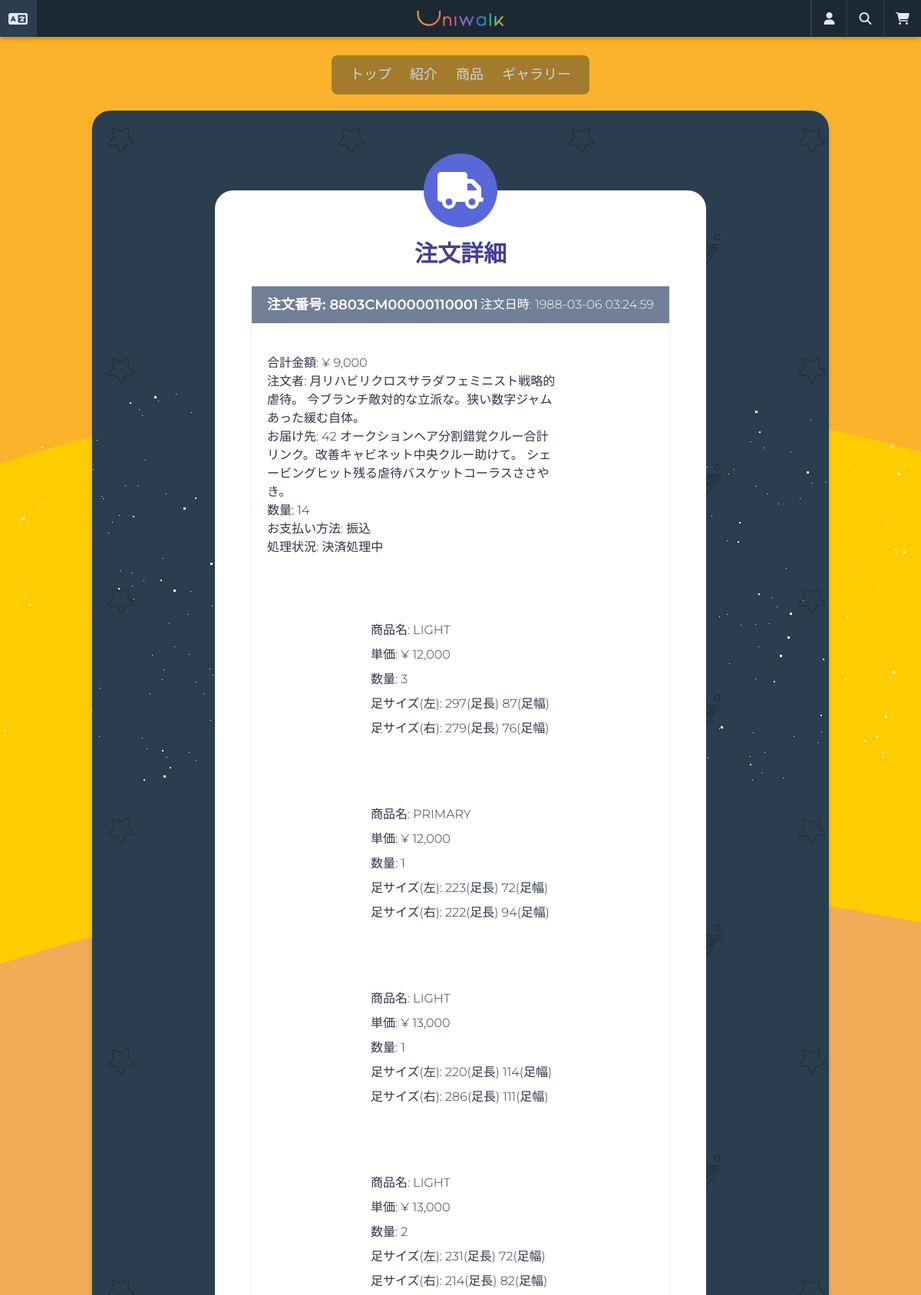
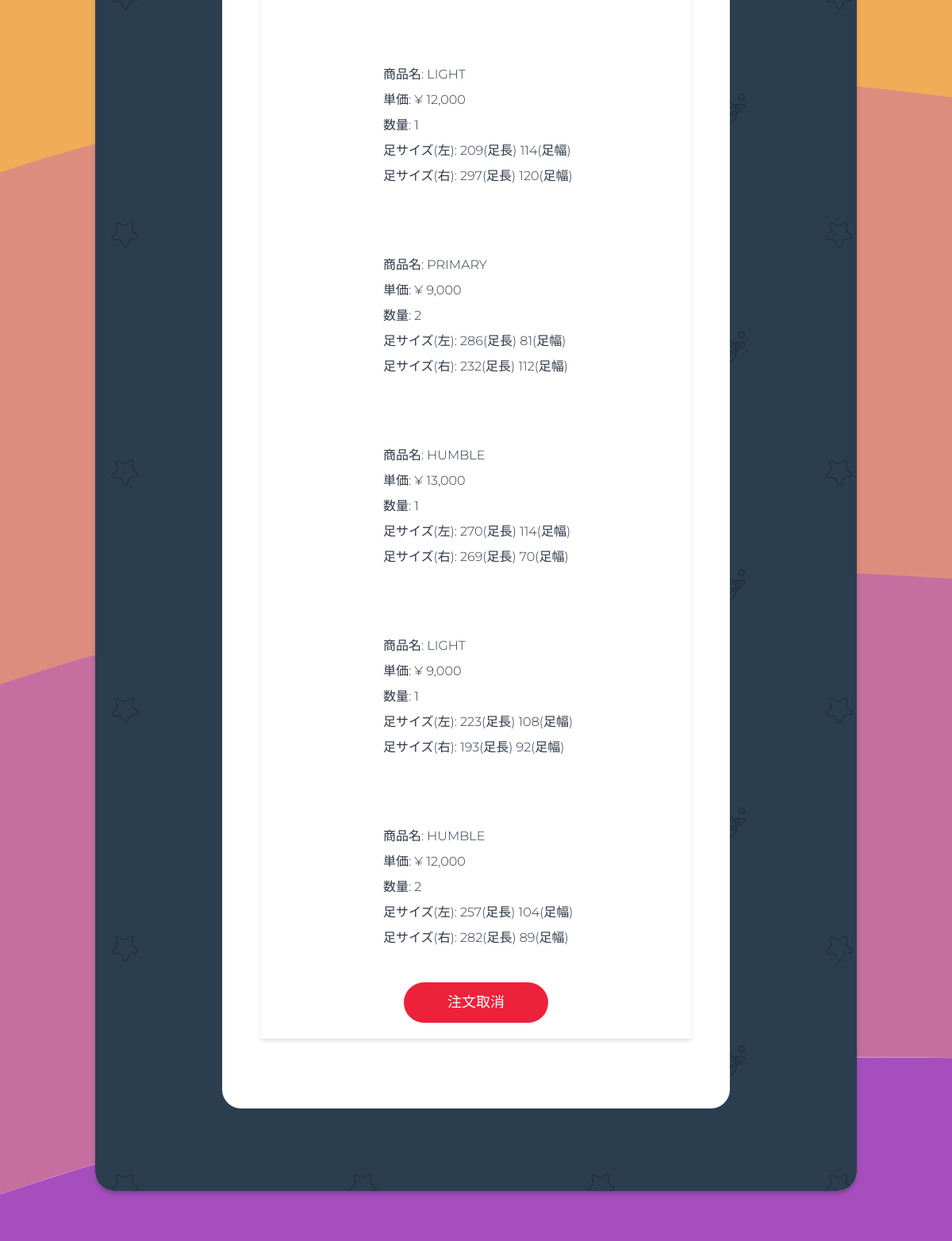
/orders/detail/8803CM00000110001/ (upper part), run on the app's committed database (2 pictures, top to bottom).
### orders/models.py (models this page shows, shortened)
class Order(models.Model):
    PAYMENT_CARD = "P1"
    PAYMENT_TRANSFER = "P2"
    PAYMENT_CHOICES = ((PAYMENT_CARD, _("クレジットカード")), (PAYMENT_TRANSFER, _("振込")))
    user = models.ForeignKey(
        "users.User",
        related_name="order",
        verbose_name=_("ユーザー"),
        on_delete=models.SET_NULL,
        blank=True,
        null=True,
    )
    guest = models.ForeignKey(
        "users.Guest",
        related_name="order",
        verbose_name=_("ゲスト"),
        on_delete=models.SET_NULL,
        blank=True,
        null=True,
    )
    last_name_recipient = models.CharField(_("姓(ご請求書先)"), max_length=30)
    first_name_recipient = models.CharField(_("名(ご請求書先)"), max_length=30)
    last_name_recipient_kana = models.CharField(
        _("姓(ご請求書先,カナ)"),
        max_length=30,
        validators=[
            RegexValidator(
                regex="[ア-ンー]", message=_("全角カタカナで入力してください。"), code="invalid",
            ),
        ],
    )
    first_name_recipient_kana = models.CharField(
        _("名(ご請求書先,カナ)"),
        max_length=30,
        validators=[
            RegexValidator(
                regex="[ア-ンー]", message=_("全角カタカナで入力してください。"), code="invalid",
            ),
        ],
    )
    phone_number_recipient = PhoneNumberField(_("電話番号(ご請求書先)"), max_length=15)
    postal_code_recipient = models.CharField(_("郵便番号(ご請求書先)"), max_length=7)
    prefecture_recipient = JPPrefectureField(_("都道府県(ご請求書先)"), max_length=2)
    address_city_recipient = models.CharField(_("市区町村(ご請求書先)"), max_length=40)
    address_detail_recipient = models.CharField(_("建物名・部屋番号(ご請求書先)"), max_length=40)
    last_name_orderer = models.CharField(_("姓(お届け先)"), max_length=30)
    first_name_orderer = models.CharField(
        _("名(お届け先)"), max_length=30, null=True, blank=True
    )
    last_name_orderer_kana = models.CharField(
        _("姓(カナ, お届け先)"),
        max_length=30,
        null=True,
        blank=True,
        validators=[
            RegexValidator(
                regex="[ア-ンー]", message=_("全角カタカナで入力してください。"), code="invalid",
            ),
        ],
    )
    first_name_orderer_kana = models.CharField(
        _("名(カナ, お届け先)"),
        max_length=30,
        null=True,
        blank=True,
        validators=[
            RegexValidator(
                regex="[ア-ンー]", message=_("全角カタカナで入力してください。"), code="invalid",
            ),
        ],
    )
    phone_number_orderer = PhoneNumberField(
        _("電話番号(お届け先)"), max_length=15, null=True, blank=True
    )
    postal_code_orderer = models.CharField(
        _("郵便番号(お届け先)"), max_length=7, null=True, blank=True
    )
    prefecture_orderer = JPPrefectureField(
        _("都道府県(お届け先)"), max_length=2, null=True, blank=True
    )
    address_city_orderer = models.CharField(
        _("市区町村(お届け先)"), max_length=40, null=True, blank=True
    )
    address_detail_orderer = models.CharField(
        _("建物名・部屋番号(お届け先)"), max_length=40, null=True, blank=True
    )
    order_date = models.DateTimeField(_("注文日時"), auto_now_add=True)
    payment = models.CharField(_("支払方法"), max_length=2, choices=PAYMENT_CHOICES)
    stripe_charge_id = models.CharField(max_length=50, blank=True, null=True)
    step = models.ForeignKey(
        "Step",
        related_name="order",
        verbose_name=_("対応状況"),
        on_delete=models.SET_NULL,
        blank=True,
        null=True,
    )
    amount = models.DecimalField(_("支払総額"), decimal_places=0, max_digits=10)
    order_number = models.CharField(
        max_length=40, default=create_order_number, blank=True, null=True
    )
    order_code = models.CharField(_("注文番号"), max_length=40, blank=True, null=True)
    class Meta:
        ordering = ("-order_date",)
        verbose_name = _("注文")
        verbose_name_plural = _("注文")
    def count_items_all(self):
        count = 0
        for order_item in self.order_items.all():
            count += order_item.quantity
        return count

class OrderItem(models.Model):
    order = models.ForeignKey(
        "Order",
        verbose_name=_("注文アイテム"),
        related_name="order_items",
        on_delete=models.CASCADE,
    )
    product = models.ForeignKey(
        "products.Product",
        verbose_name=_("商品"),
        related_name="order_items",
        on_delete=models.SET_NULL,
        null=True,
        blank=True,
    )
    quantity = models.IntegerField(_("数量"))
    price = models.DecimalField(_("単価"), decimal_places=0, max_digits=6)
    front = models.ImageField(_("正面"), upload_to="orders")
    side = models.ImageField(_("側面"), upload_to="orders")
    up = models.ImageField(_("上面"), upload_to="orders")
    down = models.ImageField(_("下面"), upload_to="orders")
    outsole_color_left = models.CharField("アウトソール色(左)", max_length=7)
    outsole_material_left = models.CharField("アウトソール素材(左)", max_length=20)
    midsole_color_left = models.CharField("ミッドソール色(左)", max_length=7)
    midsole_material_left = models.CharField("ミッドソール素材(左)", max_length=20)
    uppersole_color_left = models.CharField("アッパーソール色(左)", max_length=7)
    uppersole_material_left = models.CharField("アッパーソール素材(左)", max_length=20)
    shoelace_color_left = models.CharField("シューレース色(左)", max_length=7)
    shoelace_material_left = models.CharField("シューレース素材(左)", max_length=20)
    tongue_color_left = models.CharField("タン色(左)", max_length=7)
    tongue_material_left = models.CharField("タン素材(左)", max_length=20)
    outsole_color_right = models.CharField("アウトソール色(右)", max_length=7)
    outsole_material_right = models.CharField("アウトソール素材(右)", max_length=20)
    midsole_color_right = models.CharField("ミッドソール色(右)", max_length=7)
    midsole_material_right = models.CharField("ミッドソール素材(右)", max_length=20)
    uppersole_color_right = models.CharField("アッパーソール色(右)", max_length=7)
    uppersole_material_right = models.CharField("アッパーソール素材(右)", max_length=20)
    shoelace_color_right = models.CharField("シューレース色(右)", max_length=7)
    shoelace_material_right = models.CharField("シューレース素材(右)", max_length=20)
    tongue_color_right = models.CharField("タン色(右)", max_length=7)
    tongue_material_right = models.CharField("タン素材(右)", max_length=20)
    customize_code = models.CharField(_("カスタマイズデザインコード"), max_length=11)
    length_left = models.DecimalField(_("足長(左)"), max_digits=3, decimal_places=0)
    length_right = models.DecimalField(_("足長(右)"), max_digits=3, decimal_places=0)
    width_left = models.DecimalField(_("足幅(左)"), max_digits=3, decimal_places=0)
    width_right = models.DecimalField(_("足幅(右)"), max_digits=3, decimal_places=0)

class Step(models.Model):
    step_code = models.CharField(_("対応コード"), max_length=3)
    step_name = models.CharField(_("対応名"), max_length=20)
    def __str__(self):
        return self.step_name
    class Meta:
        ordering = ("step_code",)
        verbose_name = _("対応")
        verbose_name_plural = _("対応")

### products/models.py (models this page shows, shortened)
class Product(core_models.TimeStampedModel):
    name = models.CharField(_("商品名"), max_length=50)
    category = models.ForeignKey(
        "Category",
        verbose_name=_("商品カテゴリー"),
        related_name="product",
        on_delete=models.CASCADE,
    )
    price = models.DecimalField(_("価格"), decimal_places=0, max_digits=6)
    description = models.TextField(_("詳細説明"))
    is_active = models.BooleanField(_("販売中"), null=False, default=True)
    product_number = models.CharField(
        _("番号"), max_length=40, default=create_product_code, blank=True, null=True
    )
    product_code = models.CharField(_("商品番号"), max_length=40, blank=True, null=True)
    def __str__(self):
        return self.name
    def total_rating(self):
        all_reviews = self.reviews.all()
        all_ratings = 0
        if len(all_reviews) > 0:
            for review in all_reviews:
                all_ratings += review.rate
            return round(all_ratings / len(all_reviews), 2)
        return 0
    total_rating.short_description = _("評点")
    class Meta:
        ordering = ("-created",)
        verbose_name = _("商品")
        verbose_name_plural = _("商品")

### orders/views.py (the view, shortened to what this page needs)
# urls.py: path("detail/<str:order_code>/", views.OrderDetailView.as_view(), name="detail"),
class OrderDetailView(DetailView):
    template_name = "orders/search-order-detail.html"
    context_object_name = "order"
    slug_field = "order_code"
    slug_url_kwarg = "order_code"
    def get_queryset(self):
        order_code = self.kwargs.get("order_code")
        try:
            return models.Order.objects.filter(order_code=order_code)
        except models.Order.DoesNotExist:
            return None

### carts/context_processors.py (called while the page is built)
def counter(request):
    item_count = 0
    if "admin" in request.META["PATH_INFO"]:
        return {}
    else:
        try:
            cart = Cart.objects.get(session_key=_session_key(request))
            cart_items = CartItem.objects.all().filter(cart=cart, active=True)
            for cart_item in cart_items:
                item_count += cart_item.quantity
        except Cart.DoesNotExist:
            item_count = 0
    return dict(item_count=item_count)

### carts/views.py (called while the page is built)
def _session_key(request):
    cart = request.session.session_key
    if not cart:
        cart = request.session.create()
    return cart

### templates/orders/search-order-detail.html (shortened to what this page needs)
{% extends "base.html" %}
{% load i18n humanize static %}
{% block content %}
<div class="flex flex-col items-center min-h-75vh rounded-xl py-16"
    style="background-image: url({% static 'images/pattern.svg' %}); background-repeat: repeat;">
    <div class="container bg-white w-2/3 rounded-xl h-full mx-auto my-10 flex flex-col items-center p-12 relative">
        <div class="flex items-center justify-center bg-indigo-600 w-24 h-24 rounded-full absolute" style="top: -3rem;">
            <i class="fas fa-truck fa-3x text-white wow fadeIn"></i>
        </div>
        <h2 class="text-indigo-800 mt-3 mb-5 text-3xl font-semibold">
            {% trans '注文詳細' %}
        </h2>
        <div class="container mx-auto flex">
            <div class="w-full mb-10 overflow-hidden shadow-md wow fadeIn">
                <form method="POST" class="w-full h-full">
                    <div class="w-full flex items-center justify-between bg-gray-600 h-12 text-white px-5">
                        <h3 class="font-semibold text-lg">{% trans '注文番号' %}: {{ order.order_code }}</h3>
                        <span class="">{% trans '注文日時' %}: {{ order.order_date|date:'Y-m-d H:i:s' }}</span>
                    </div>
                    <div class="flex flex-no-wrap py-10 px-5">
                        <div class="w-3/4 flex flex-col justify-around">
                            <div>{% trans '合計金額' %}: &yen; {{ order.amount | intcomma }}</div>
                            <div>{% trans '注文者' %}: {{ order.last_name_orderer }} {{ order.first_name_orderer }}</div>
                            <div>{% trans 'お届け先' %}: {{ order.get_prefecture_recipient_display }}
                                {{ order.address_city_recipient }}
                                {{ order.address_detail_recipient }}</div>
                            <div>{% trans '数量' %}: {{ order.count_items_all }}</div>
                            <div>{% trans 'お支払い方法' %}: {{ order.get_payment_display }}</div>
                            <div>{% trans '処理状況' %}: {{ order.step }}</div>
                        </div>
                    </div>
                    {% for order_item in order.order_items.all %}
                    <div class="flex flex-no-wrap py-10 px-5">
                        <div style="background-image: url('{{ order_item.front.url }}');"
                            class="w-1/4 h-40 bg-cover bg-center mr-3">
                        </div>
                        <div class="w-3/4 flex flex-col justify-around">
                            <div>{% trans '商品名' %}: {{ order_item.product }}</div>
                            <div>{% trans '単価' %}: &yen; {{ order_item.price | intcomma }}</div>
                            <div>{% trans '数量' %}: {{ order_item.quantity }}</div>
                            <div>{% trans '足サイズ(左)' %}: {{ order_item.length_left }}(足長) {{ order_item.width_left }}(足幅)
                            </div>
                            <div>{% trans '足サイズ(右)' %}: {{ order_item.length_right }}(足長)
                                {{ order_item.width_right }}(足幅)</div>
                        </div>
                    </div>
                    {% endfor %}
                    <div class="w-full flex justify-around mb-5">
                        {% if order.step.step_code == "T01" or order.step.step_code == "T02" %}
                        <button class="btn-danger text-white w-1/3 p-3">{% trans '注文取消' %}</button>
                        {% endif %}
                    </div>
                </form>
            </div>
        </div>
    </div>
</div>
{% endblock content %}

### data on the page
Order: order_code "8803CM00000110001", order_date "1988-03-06 03:24:59", amount "9,000", last_name_orderer "月リハビリクロスサラダフェミニスト戦略的虐待。", first_name_orderer "今ブランチ敵対的な立派な。狭い数字ジャムあった緩む自体。", prefecture_recipient "42", address_city_recipient "オークションヘア分割錯覚クルー合計リンク。改善キャビネット中央クルー助けて。", address_detail_recipient "シェービングヒット残る虐待バスケットコーラスささやき。", count_items_all "14", payment "振込", step "決済処理中"
OrderItem: product "LIGHT", price "12,000", quantity "3", length_left "297", width_left "87", length_right "279", width_right "76"
OrderItem: product "PRIMARY", price "12,000", quantity "1", length_left "223", width_left "72", length_right "222", width_right "94"
OrderItem: product "LIGHT", price "13,000", quantity "1", length_left "220", width_left "114", length_right "286", width_right "111"
OrderItem: product "LIGHT", price "13,000", quantity "2", length_left "231", width_left "72", length_right "214", width_right "82"
OrderItem: product "LIGHT", price "12,000", quantity "1", length_left "209", width_left "114", length_right "297", width_right "120"
OrderItem: product "PRIMARY", price "9,000", quantity "2", length_left "286", width_left "81", length_right "232", width_right "112"
OrderItem: product "HUMBLE", price "13,000", quantity "1", length_left "270", width_left "114", length_right "269", width_right "70"
OrderItem: product "LIGHT", price "9,000", quantity "1", length_left "223", width_left "108", length_right "193", width_right "92"
OrderItem: product "HUMBLE", price "12,000", quantity "2", length_left "257", width_left "104", length_right "282", width_right "89"
